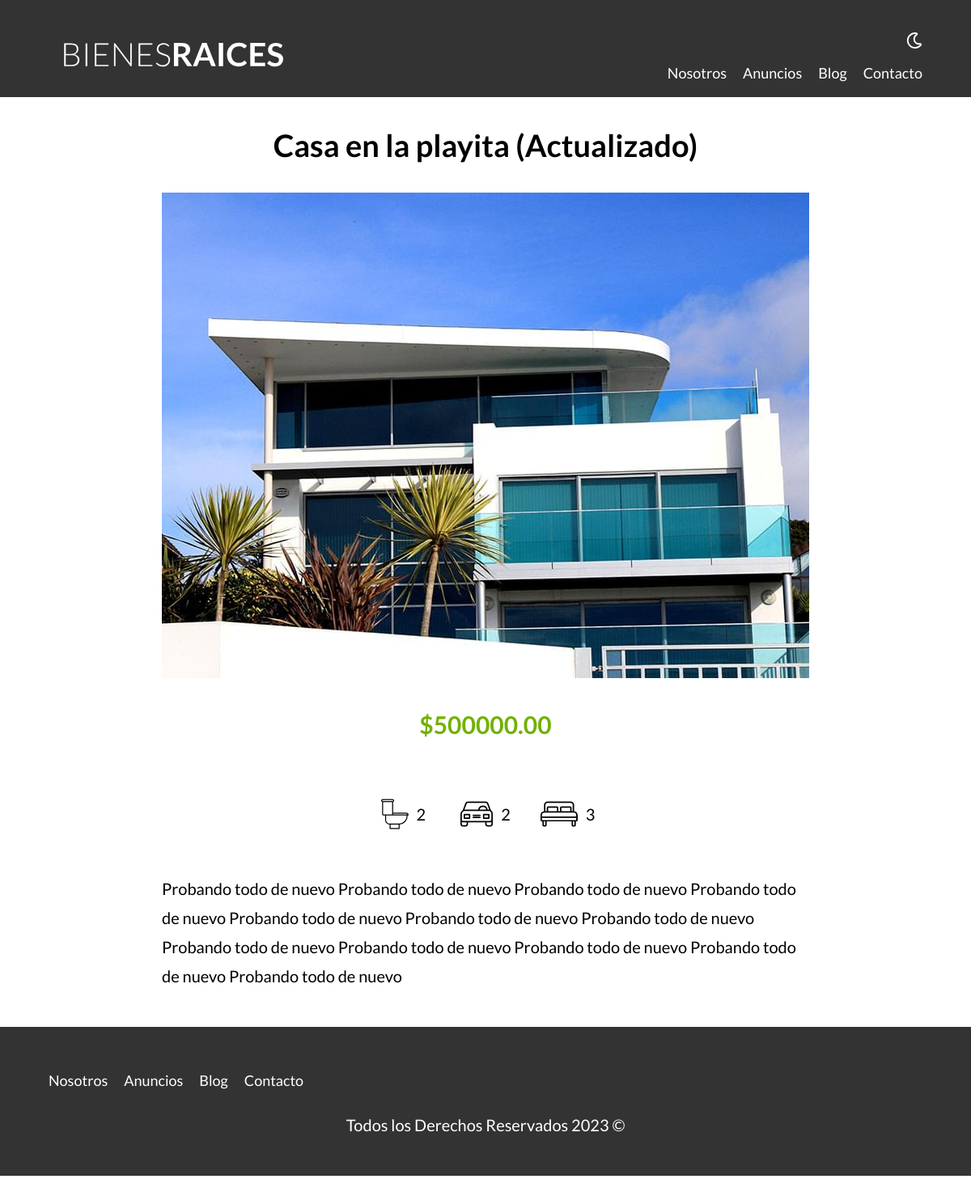
Page /anuncio.php?id=13 on the committed database.
### tables this page shows
CREATE TABLE `propiedades` (
  `id` int NOT NULL AUTO_INCREMENT,
  `titulo` varchar(45) DEFAULT NULL,
  `precio` decimal(10,2) DEFAULT NULL,
  `imagen` varchar(200) DEFAULT NULL,
  `descripcion` longtext,
  `habitaciones` int DEFAULT NULL,
  `wc` int DEFAULT NULL,
  `estacionamiento` int DEFAULT NULL,
  `creado` date DEFAULT NULL,
  `vendedores_id` int NOT NULL,
  PRIMARY KEY (`id`),
  KEY `fk_propiedades_vendedores_idx` (`vendedores_id`),
  CONSTRAINT `fk_propiedades_vendedores` FOREIGN KEY (`vendedores_id`) REFERENCES `vendedores` (`id`)
);

### anuncio.php (the view, shortened to what this page needs)
<?php
    $id = $_GET['id'];
    $id = filter_var($id, FILTER_VALIDATE_INT);
    $db = conectarDB();
    $query = "SELECT * FROM propiedades WHERE id = {$id}";
    $resultado = mysqli_query($db, $query);
    $propiedad = mysqli_fetch_assoc($resultado);
?>
    <main class="contenedor seccion contenido-centrado">
        <h1 class="negritas"><?php echo $propiedad['titulo']; ?></h1>
        <img loading="lazy" src="/imagenes/<?php echo $propiedad['imagen']; ?>" alt="img de propiedad">
        <div class="resumen-propiedad">
            <p class="precio"> $<?php echo $propiedad['precio']; ?></p>
            <ul class="iconos-caracteristicas">
                <li>
                    <img class="icono-dm" loading="lazy" src="build/img/icono_wc.svg" alt="icono WC">
                    <p><?php echo $propiedad['wc']; ?></p>
                </li>
                <li>
                    <img class="icono-dm" loading="lazy" src="build/img/icono_estacionamiento.svg" alt="icono estacionamiento">
                    <p><?php echo $propiedad['estacionamiento']; ?></p>
                </li>
                <li>
                    <img class="icono-dm" loading="lazy" src="build/img/icono_dormitorio.svg" alt="icono dormitorio">
                    <p><?php echo $propiedad['habitaciones']; ?></p>
                </li>
            </ul>
            <p>
                <?php echo $propiedad['descripcion']; ?>
            </p>
        </div>
    </main>

### build/css/app.css (style rules this page uses)
html { -webkit-text-size-adjust:100%;line-height:1.15 }
body { margin:0 }
main { display:block }
h1 { font-size:2em;margin:.67em 0 }
img { border-style:none }
html { box-sizing:border-box;font-size:62.5% }
*,:after,:before { box-sizing:inherit }
body { font-family:Lato,sans-serif;font-size:1.6rem;line-height:1.8 }
p { color:#000;font-size:2rem }
.contenedor { margin:0 auto;max-width:120rem;width:90% }
img,picture { display:block;width:100% }
h1,h2,h3 { font-family:Lato,sans-serif;font-weight:300;margin:2.5rem 0;text-align:center }
h1 { font-size:3.8rem }
.seccion { margin-bottom:2.5rem;margin-top:2.5rem }
.contenido-centrado { max-width:80rem }
.negritas { font-weight:700 }
.precio { color:#71b100;font-size:3rem;font-weight:700;text-align:center }
.iconos-caracteristicas { display:flex;list-style:none;max-width:40rem;padding:0 }
.iconos-caracteristicas li { display:flex;flex:1;justify-content:center;margin:0 2rem }
.iconos-caracteristicas li img { flex:0 0 3rem;margin-right:1rem }
.iconos-caracteristicas li p { color:900 }
.resumen-propiedad { align-items:center;display:flex;flex-direction:column }
.resumen-propiedad li { margin:0 2rem }

### rows in the picture
propiedades: titulo "Casa en la playita (Actualizado)", imagen (picture), precio "500000.00", wc "2", estacionamiento "2", habitaciones "3", descripcion "Probando todo de nuevo Probando todo de nuevo Probando todo de nuevo Probando todo de nuevo Probando todo de nuevo Probando todo de nuevo Probando todo de nuevo Probando todo de nuevo Probando todo de nuevo Probando todo de nuevo Probando todo de nuevo Probando todo de nuevo"
